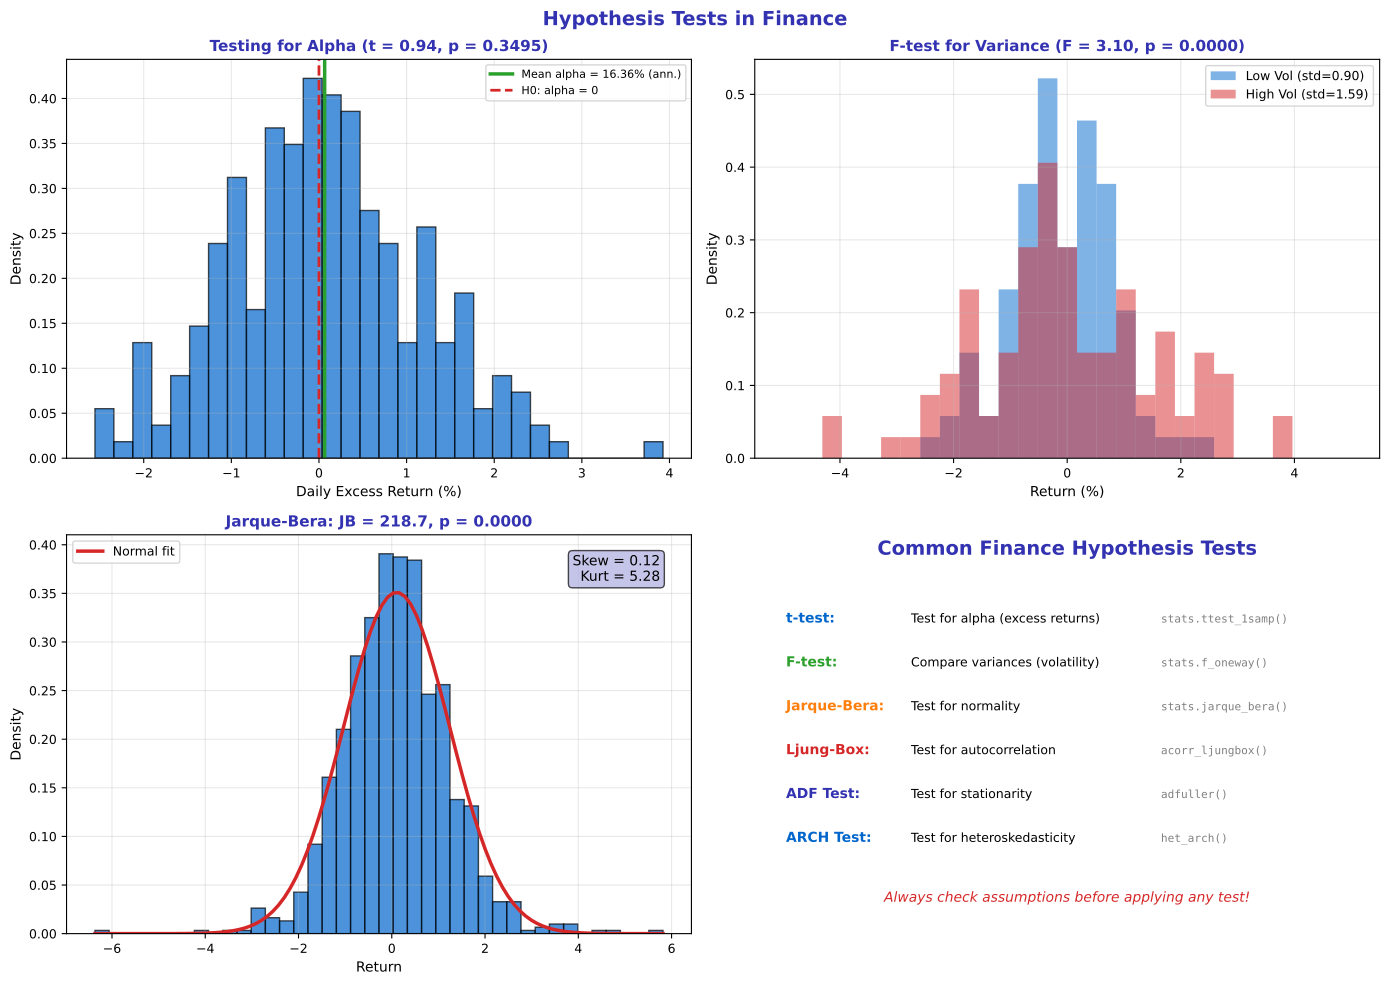

Write Python code to recreate this figure.
"""Finance-Specific Hypothesis Tests"""
import matplotlib.pyplot as plt
import numpy as np
from scipy import stats
from pathlib import Path

plt.rcParams.update({
    'font.size': 10,
    'axes.labelsize': 10,
    'axes.titlesize': 11,
    'xtick.labelsize': 9,
    'ytick.labelsize': 9,
    'legend.fontsize': 9,
    'figure.figsize': (10, 6),
    'figure.dpi': 150
})

MLPURPLE = '#3333B2'
MLLAVENDER = '#ADADE0'
MLBLUE = '#0066CC'
MLORANGE = '#FF7F0E'
MLGREEN = '#2CA02C'
MLRED = '#D62728'

np.random.seed(42)

fig, axes = plt.subplots(2, 2, figsize=(14, 10))
fig.suptitle('Hypothesis Tests in Finance', fontsize=14, fontweight='bold', color=MLPURPLE)

# Plot 1: Testing for alpha (excess return)
ax1 = axes[0, 0]
n = 252
rf = 0.01 / 252  # Daily risk-free rate
market_returns = np.random.normal(0.0004, 0.01, n)
fund_returns = market_returns + np.random.normal(0.0002, 0.005, n)  # Small alpha

# Calculate alpha (simplified)
excess_returns = fund_returns - rf
t_stat, p_value = stats.ttest_1samp(excess_returns, 0)

ax1.hist(excess_returns * 100, bins=30, density=True, alpha=0.7, color=MLBLUE, edgecolor='black')
ax1.axvline(np.mean(excess_returns) * 100, color=MLGREEN, linewidth=2.5,
            label=f'Mean alpha = {np.mean(excess_returns)*252*100:.2f}% (ann.)')
ax1.axvline(0, color=MLRED, linewidth=2, linestyle='--', label='H0: alpha = 0')

ax1.set_title(f'Testing for Alpha (t = {t_stat:.2f}, p = {p_value:.4f})', fontsize=11,
              fontweight='bold', color=MLPURPLE)
ax1.set_xlabel('Daily Excess Return (%)', fontsize=10)
ax1.set_ylabel('Density', fontsize=10)
ax1.legend(fontsize=8)
ax1.grid(alpha=0.3)

# Plot 2: F-test for variance comparison
ax2 = axes[0, 1]
low_vol = np.random.normal(0, 1.0, 100)
high_vol = np.random.normal(0, 1.5, 100)

# F-test
f_stat = np.var(high_vol, ddof=1) / np.var(low_vol, ddof=1)
p_value_f = 1 - stats.f.cdf(f_stat, len(high_vol)-1, len(low_vol)-1)

bins = np.linspace(-5, 5, 30)
ax2.hist(low_vol, bins=bins, density=True, alpha=0.5, color=MLBLUE, label=f'Low Vol (std={np.std(low_vol):.2f})')
ax2.hist(high_vol, bins=bins, density=True, alpha=0.5, color=MLRED, label=f'High Vol (std={np.std(high_vol):.2f})')

ax2.set_title(f'F-test for Variance (F = {f_stat:.2f}, p = {p_value_f:.4f})', fontsize=11,
              fontweight='bold', color=MLPURPLE)
ax2.set_xlabel('Return (%)', fontsize=10)
ax2.set_ylabel('Density', fontsize=10)
ax2.legend(fontsize=9)
ax2.grid(alpha=0.3)

# Plot 3: Jarque-Bera test for normality
ax3 = axes[1, 0]
returns_nonnormal = np.concatenate([np.random.normal(0, 1, 950), np.random.normal(0, 3, 50)])

# JB test
jb_stat, jb_p = stats.jarque_bera(returns_nonnormal)

ax3.hist(returns_nonnormal, bins=40, density=True, alpha=0.7, color=MLBLUE, edgecolor='black')

# Overlay normal
x = np.linspace(min(returns_nonnormal), max(returns_nonnormal), 100)
ax3.plot(x, stats.norm.pdf(x, np.mean(returns_nonnormal), np.std(returns_nonnormal)),
         color=MLRED, linewidth=2.5, label='Normal fit')

skew = stats.skew(returns_nonnormal)
kurt = stats.kurtosis(returns_nonnormal) + 3

ax3.set_title(f'Jarque-Bera: JB = {jb_stat:.1f}, p = {jb_p:.4f}', fontsize=11,
              fontweight='bold', color=MLPURPLE)
ax3.set_xlabel('Return', fontsize=10)
ax3.set_ylabel('Density', fontsize=10)
ax3.legend(fontsize=9)
ax3.grid(alpha=0.3)
ax3.text(0.95, 0.95, f'Skew = {skew:.2f}\nKurt = {kurt:.2f}', transform=ax3.transAxes,
         fontsize=10, va='top', ha='right', bbox=dict(boxstyle='round', facecolor=MLLAVENDER, alpha=0.7))

# Plot 4: Summary of finance tests
ax4 = axes[1, 1]
ax4.axis('off')

ax4.text(0.5, 0.95, 'Common Finance Hypothesis Tests', ha='center', fontsize=14,
         fontweight='bold', color=MLPURPLE, transform=ax4.transAxes)

tests = [
    ('t-test', 'Test for alpha (excess returns)', 'stats.ttest_1samp()', MLBLUE),
    ('F-test', 'Compare variances (volatility)', 'stats.f_oneway()', MLGREEN),
    ('Jarque-Bera', 'Test for normality', 'stats.jarque_bera()', MLORANGE),
    ('Ljung-Box', 'Test for autocorrelation', 'acorr_ljungbox()', MLRED),
    ('ADF Test', 'Test for stationarity', 'adfuller()', MLPURPLE),
    ('ARCH Test', 'Test for heteroskedasticity', 'het_arch()', MLBLUE),
]

y = 0.78
for name, use, code, color in tests:
    ax4.text(0.05, y, name + ':', fontsize=10, fontweight='bold', color=color, transform=ax4.transAxes)
    ax4.text(0.25, y, use, fontsize=9, transform=ax4.transAxes)
    ax4.text(0.65, y, code, fontsize=8, family='monospace', color='gray', transform=ax4.transAxes)
    y -= 0.11

ax4.text(0.5, 0.08, 'Always check assumptions before applying any test!',
         ha='center', fontsize=10, style='italic', color=MLRED, transform=ax4.transAxes)

plt.tight_layout()
plt.savefig(Path(__file__).parent / 'chart.pdf', dpi=300, bbox_inches='tight')
plt.close()
